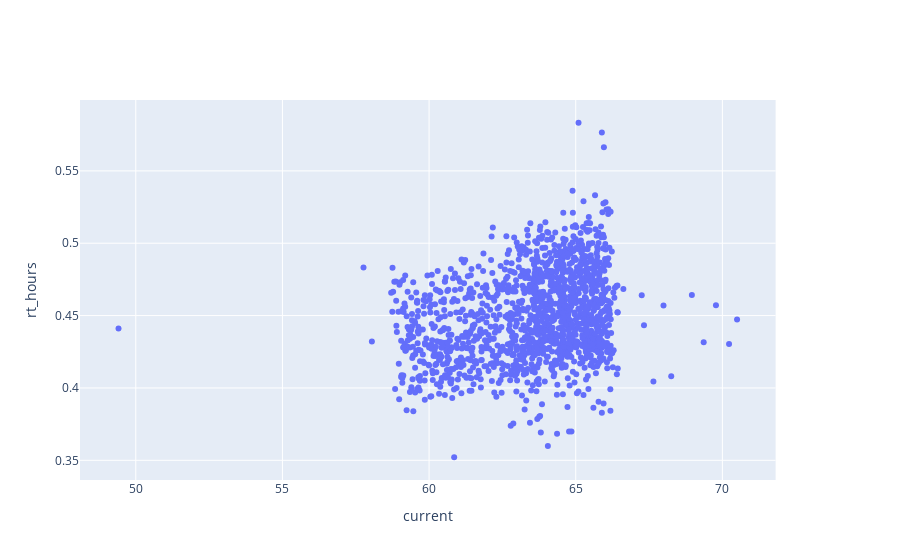

The cell this chart's notebook holds for it:
### Code cell
FIG2 = make_subplots(specs=[[{"secondary_y": True}]])
FIG2.add_trace(go.Scatter(x = df_subset_pi_100to110['Mill_Curr'], y = df_subset_pi_100to110['RT_bc05based_CL'],name='RT_bc05based_CL',  mode='markers'))
#FIG2.add_trace(go.Scatter(x = df_subset_pi_100to110.index, y = df_subset_pi_100to110['Mill_Curr'],name='Mill_Curr',  mode='markers'), secondary_y=True)
#FIG2.add_trace(go.Scatter(x = df_subset_pi_100to110.index, y = df_subset_pi_100to110['BC05_tonnage'],name='BC05_tonnage',  mode='markers'), secondary_y=True)
#FIG2.update_layout()
FIG2.update_yaxes(title_text="rt_hours", secondary_y=False) # Set y-axes titles primary axis
#FIG2.update_yaxes(title_text="current", secondary_y=True) # Set y-axes titles secondary axis
FIG2.update_xaxes(title_text="current")

### Figure 1 — Plotly figure (JSON) as saved in the notebook; plotly's stock layout.template omitted (floating-point values rounded to 4 significant figures; data arrays with more than 128 entries replaced by an {"elided": "..."} marker saying what was removed)
{"data": [{"mode": "markers", "name": "RT_bc05based_CL", "type": "scatter", "x": {"elided": "1472 float values"}, "y": {"elided": "1472 float values"}}], "layout": {"xaxis": {"anchor": "y", "domain": [0, 0.94], "title": {"text": "current"}}, "yaxis": {"anchor": "x", "domain": [0, 1], "title": {"text": "rt_hours"}}, "yaxis2": {"anchor": "x", "overlaying": "y", "side": "right"}}}
